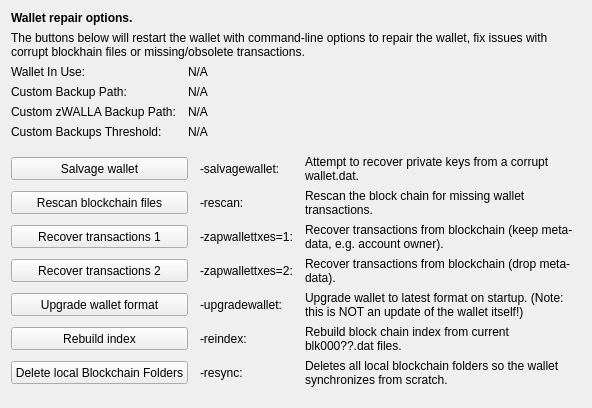
     <widget class="QWidget" name="tab_repair">
      <attribute name="title">
       <string>&amp;Wallet Repair</string>
      </attribute>
      <layout class="QGridLayout" name="gridLayout_4" columnstretch="0,0,0,0">
       <property name="horizontalSpacing">
        <number>12</number>
       </property>
       <item row="0" column="0" colspan="4">
        <widget class="QLabel" name="label_repair_header">
         <property name="font">
          <font>
           <weight>75</weight>
           <bold>true</bold>
          </font>
         </property>
         <property name="text">
          <string>Wallet repair options.</string>
         </property>
        </widget>
       </item>
       <item row="1" column="0" colspan="4">
        <widget class="QLabel" name="label_repair_helptext">
         <property name="font">
          <font>
           <weight>50</weight>
           <bold>false</bold>
          </font>
         </property>
         <property name="text">
          <string>The buttons below will restart the wallet with command-line options to repair the wallet, fix issues with corrupt blockhain files or missing/obsolete transactions.</string>
         </property>
         <property name="wordWrap">
          <bool>true</bool>
         </property>
        </widget>
       </item>
       <item row="2" column="0">
        <widget class="QLabel" name="wallet_path_label">
         <property name="text">
          <string>Wallet In Use:</string>
         </property>
        </widget>
       </item>
       <item row="2" column="1" colspan="3">
        <widget class="QLabel" name="wallet_path">
         <property name="cursor">
          <cursorShape>IBeamCursor</cursorShape>
         </property>
         <property name="text">
          <string>N/A</string>
         </property>
         <property name="textFormat">
          <enum>Qt::PlainText</enum>
         </property>
         <property name="textInteractionFlags">
          <set>Qt::LinksAccessibleByMouse|Qt::TextSelectableByKeyboard|Qt::TextSelectableByMouse</set>
         </property>
        </widget>
       </item>
       <item row="3" column="0">
        <widget class="QLabel" name="wallet_custombackuppath_label">
         <property name="visible">
          <bool>false</bool>
         </property>
         <property name="text">
          <string>Custom Backup Path:</string>
         </property>
        </widget>
       </item>
       <item row="3" column="1" colspan="3">
        <widget class="QLabel" name="wallet_custombackuppath">
         <property name="cursor">
          <cursorShape>IBeamCursor</cursorShape>
         </property>
         <property name="visible">
          <bool>false</bool>
         </property>
         <property name="text">
          <string>N/A</string>
         </property>
         <property name="textFormat">
          <enum>Qt::PlainText</enum>
         </property>
         <property name="textInteractionFlags">
          <set>Qt::LinksAccessibleByMouse|Qt::TextSelectableByKeyboard|Qt::TextSelectableByMouse</set>
         </property>
        </widget>
       </item>
       <item row="4" column="0">
        <widget class="QLabel" name="wallet_customzpivbackuppath_label">
         <property name="visible">
          <bool>false</bool>
         </property>
         <property name="text">
          <string>Custom zWALLA Backup Path:</string>
         </property>
        </widget>
       </item>
       <item row="4" column="1" colspan="3">
        <widget class="QLabel" name="wallet_customzpivbackuppath">
         <property name="cursor">
          <cursorShape>IBeamCursor</cursorShape>
         </property>
         <property name="visible">
          <bool>false</bool>
         </property>
         <property name="text">
          <string>N/A</string>
         </property>
         <property name="textFormat">
          <enum>Qt::PlainText</enum>
         </property>
         <property name="textInteractionFlags">
          <set>Qt::LinksAccessibleByMouse|Qt::TextSelectableByKeyboard|Qt::TextSelectableByMouse</set>
         </property>
        </widget>
       </item>
       <item row="5" column="0">
        <widget class="QLabel" name="wallet_custombackupthreshold_label">
         <property name="visible">
          <bool>false</bool>
         </property>
         <property name="text">
          <string>Custom Backups Threshold:</string>
         </property>
        </widget>
       </item>
       <item row="5" column="1" colspan="3">
        <widget class="QLabel" name="wallet_custombackupthreshold">
         <property name="cursor">
          <cursorShape>IBeamCursor</cursorShape>
         </property>
         <property name="visible">
          <bool>false</bool>
         </property>
         <property name="text">
          <string>N/A</string>
         </property>
         <property name="textFormat">
          <enum>Qt::PlainText</enum>
         </property>
         <property name="textInteractionFlags">
          <set>Qt::LinksAccessibleByMouse|Qt::TextSelectableByKeyboard|Qt::TextSelectableByMouse</set>
         </property>
        </widget>
       </item>
       <item row="6" column="0">
        <spacer name="verticalSpacer_repair1">
         <property name="orientation">
          <enum>Qt::Vertical</enum>
         </property>
         <property name="sizeHint" stdset="0">
          <size>
           <width>10</width>
           <height>10</height>
          </size>
         </property>
        </spacer>
       </item>
       <item row="7" column="0" colspan="2">
        <widget class="QPushButton" name="btn_salvagewallet">
         <property name="minimumSize">
          <size>
           <width>100</width>
           <height>23</height>
          </size>
         </property>
         <property name="text">
          <string>Salvage wallet</string>
         </property>
        </widget>
       </item>
       <item row="7" column="2">
        <widget class="QLabel" name="label_repair_salvage_command">
         <property name="text">
          <string notr="true">-salvagewallet:</string>
         </property>
        </widget>
       </item>
       <item row="7" column="3">
        <widget class="QLabel" name="label_repair_salvage">
         <property name="text">
          <string>Attempt to recover private keys from a corrupt wallet.dat.</string>
         </property>
         <property name="wordWrap">
          <bool>true</bool>
         </property>
        </widget>
       </item>
       <item row="8" column="0" colspan="2">
        <widget class="QPushButton" name="btn_rescan">
         <property name="minimumSize">
          <size>
           <width>100</width>
           <height>23</height>
          </size>
         </property>
         <property name="text">
          <string>Rescan blockchain files</string>
         </property>
        </widget>
       </item>
       <item row="8" column="2">
        <widget class="QLabel" name="label_repair_rescan_command">
         <property name="text">
          <string notr="true">-rescan:</string>
         </property>
        </widget>
       </item>
       <item row="8" column="3">
        <widget class="QLabel" name="label_repair_rescan">
         <property name="text">
          <string>Rescan the block chain for missing wallet transactions.</string>
         </property>
         <property name="wordWrap">
          <bool>true</bool>
         </property>
        </widget>
       </item>
       <item row="9" column="0" colspan="2">
        <widget class="QPushButton" name="btn_zapwallettxes1">
         <property name="minimumSize">
          <size>
           <width>100</width>
           <height>23</height>
          </size>
         </property>
         <property name="text">
          <string>Recover transactions 1</string>
         </property>
        </widget>
       </item>
       <item row="9" column="2">
        <widget class="QLabel" name="label_repair_zap1_command">
         <property name="text">
          <string notr="true">-zapwallettxes=1:</string>
         </property>
        </widget>
       </item>
       <item row="9" column="3">
        <widget class="QLabel" name="label_repair_zap1">
         <property name="text">
          <string>Recover transactions from blockchain (keep meta-data, e.g. account owner).</string>
         </property>
         <property name="wordWrap">
          <bool>true</bool>
         </property>
        </widget>
       </item>
       <item row="10" column="0" colspan="2">
        <widget class="QPushButton" name="btn_zapwallettxes2">
         <property name="minimumSize">
          <size>
           <width>100</width>
           <height>23</height>
          </size>
         </property>
         <property name="text">
          <string>Recover transactions 2</string>
         </property>
        </widget>
       </item>
       <item row="10" column="2">
        <widget class="QLabel" name="label_repair_zap2_command">
         <property name="text">
          <string notr="true">-zapwallettxes=2:</string>
         </property>
        </widget>
       </item>
       <item row="10" column="3">
        <widget class="QLabel" name="label_repair_zap2">
         <property name="text">
          <string>Recover transactions from blockchain (drop meta-data).</string>
         </property>
         <property name="wordWrap">
          <bool>true</bool>
         </property>
        </widget>
       </item>
       <item row="11" column="0" colspan="2">
        <widget class="QPushButton" name="btn_upgradewallet">
         <property name="minimumSize">
          <size>
           <width>100</width>
           <height>23</height>
          </size>
         </property>
         <property name="text">
          <string>Upgrade wallet format</string>
         </property>
        </widget>
       </item>
       <item row="11" column="2">
        <widget class="QLabel" name="label_repair_upgrade_command">
         <property name="text">
          <string notr="true">-upgradewallet:</string>
         </property>
        </widget>
       </item>
       <item row="11" column="3">
        <widget class="QLabel" name="label_repair_upgrade">
         <property name="text">
          <string>Upgrade wallet to latest format on startup. (Note: this is NOT an update of the wallet itself!)</string>
         </property>
         <property name="wordWrap">
          <bool>true</bool>
         </property>
        </widget>
       </item>
       <item row="12" column="0" colspan="2">
        <widget class="QPushButton" name="btn_reindex">
         <property name="minimumSize">
          <size>
           <width>100</width>
           <height>23</height>
          </size>
         </property>
         <property name="text">
          <string>Rebuild index</string>
         </property>
        </widget>
       </item>
       <item row="12" column="2">
        <widget class="QLabel" name="label_repair_reindex_command">
         <property name="text">
          <string notr="true">-reindex:</string>
         </property>
        </widget>
       </item>
       <item row="12" column="3">
        <widget class="QLabel" name="label_repair_reindex">
         <property name="text">
          <string>Rebuild block chain index from current blk000??.dat files.</string>
         </property>
         <property name="wordWrap">
          <bool>true</bool>
         </property>
        </widget>
       </item>
       <item row="13" column="0" colspan="2">
        <widget class="QPushButton" name="btn_resync">
         <property name="minimumSize">
          <size>
           <width>100</width>
           <height>23</height>
          </size>
         </property>
         <property name="text">
          <string>Delete local Blockchain Folders</string>
         </property>
        </widget>
       </item>
       <item row="13" column="2">
        <widget class="QLabel" name="label_repair_resync_command">
         <property name="text">
          <string>-resync:</string>
         </property>
        </widget>
       </item>
       <item row="13" column="3">
        <widget class="QLabel" name="label_repair_resync">
         <property name="text">
          <string>Deletes all local blockchain folders so the wallet synchronizes from scratch.</string>
         </property>
         <property name="wordWrap">
          <bool>true</bool>
         </property>
        </widget>
       </item>
       <item row="14" column="0">
        <spacer name="verticalSpacer_repair2">
         <property name="orientation">
          <enum>Qt::Vertical</enum>
         </property>
         <property name="sizeHint" stdset="0">
          <size>
           <width>20</width>
           <height>10</height>
          </size>
         </property>
        </spacer>
       </item>
      </layout>
     </widget>
